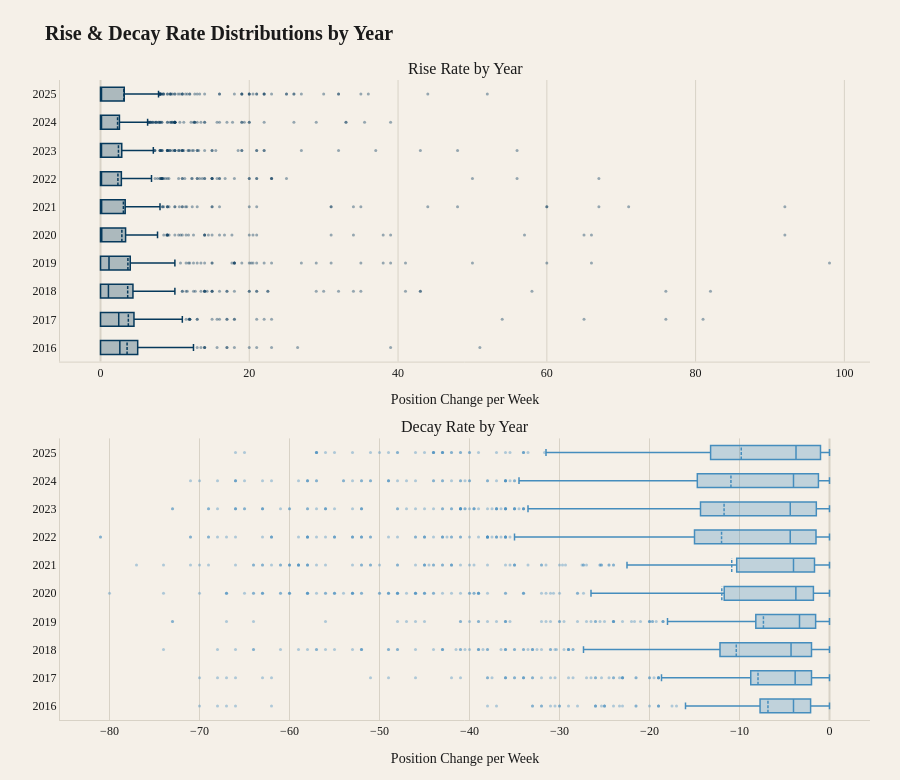

Notebook code for this chart:
### Code cell
def plot_yearly_boxplots(time_df):
    years = sorted(time_df['year'].unique())

    fig = make_subplots(
        rows=2, cols=1,
        shared_xaxes=False,
        vertical_spacing=0.12,
        subplot_titles=["Rise Rate by Year", "Decay Rate by Year"],
    )

    for year in years:
        mask = (time_df['year'] == year)

        for col_name, row, color, fill in [
            ('rise_rate',  1, '#06395b', 'rgba(6, 57, 91, 0.3)'),
            ('decay_rate', 2, "#458dbd", 'rgba(69, 141, 189, 0.3)'),
        ]:
            

            fig.add_trace(go.Box(
                x=time_df.loc[mask, col_name],
                y=time_df.loc[mask, 'year'].astype(str),
                name=str(year).strip(".0"),
                orientation='h',
                line=dict(color=color, width=1.5),
                fillcolor=fill,
                marker=dict(
                    color=color,
                    size=3,
                    opacity=0.4,
                    outliercolor=color,
                ),
                boxmean=True,        
                boxpoints='outliers',
                showlegend=False,
                hoverinfo='x',
            ), row=row, col=1)

            

    fig.update_layout(
        boxmode='overlay',
        width=900,
        height=780,
        title=dict(
            text="<b>Rise & Decay Rate Distributions by Year</b>",
            font=dict(family="Playfair Display, serif", size=20, color="#1a1a1a"),
        ),
        plot_bgcolor="#f5f0e8",
        paper_bgcolor="#f5f0e8",
        font=dict(family="Playfair Display, serif", color="#1a1a1a"),
        margin=dict(t=80, r=30, b=60, l=60),
        hoverlabel=dict(
            bgcolor="#1a1a1a",
            bordercolor="#1a1a1a",
            font=dict(family="Source Sans 3, sans-serif", size=11, color="#f5f0e8"),
        ),
    )

    for row in [1, 2]:
        fig.update_xaxes(
            gridcolor="#d8d2c6",
            linecolor="#d8d2c6",
            zerolinecolor="#d8d2c6",
            tickfont=dict(size=12),
            tickformat='d',
            title_text="Position Change per Week",
            row=row, col=1,
        )
        fig.update_yaxes(
            gridcolor="rgba(0,0,0,0)",
            linecolor="#d8d2c6",
            tickfont=dict(size=12),
            row=row, col=1,
        )

    return fig


fig = plot_yearly_boxplots(time_df)
fig.write_html(f"../charts/rise_decay_per_year.html", include_plotlyjs="cdn", full_html=False)
fig.show()

### Figure 1 — Plotly figure (JSON) as saved in the notebook; plotly's stock layout.template omitted (floating-point values rounded to 4 significant figures; data arrays with more than 128 entries replaced by an {"elided": "..."} marker saying what was removed)
{"data": [{"boxmean": true, "boxpoints": "outliers", "fillcolor": "rgba(6, 57, 91, 0.3)", "hoverinfo": "x", "line": {"color": "#06395b", "width": 1.5}, "marker": {"color": "#06395b", "opacity": 0.4, "outliercolor": "#06395b", "size": 3}, "name": "2016", "orientation": "h", "showlegend": false, "type": "box", "x": {"elided": "430 float values"}, "xaxis": "x", "y": {"elided": "430 str values"}, "yaxis": "y"}, {"boxmean": true, "boxpoints": "outliers", "fillcolor": "rgba(69, 141, 189, 0.3)", "hoverinfo": "x", "line": {"color": "#458dbd", "width": 1.5}, "marker": {"color": "#458dbd", "opacity": 0.4, "outliercolor": "#458dbd", "size": 3}, "name": "2016", "orientation": "h", "showlegend": false, "type": "box", "x": {"elided": "430 float values"}, "xaxis": "x2", "y": {"elided": "430 str values"}, "yaxis": "y2"}, {"boxmean": true, "boxpoints": "outliers", "fillcolor": "rgba(6, 57, 91, 0.3)", "hoverinfo": "x", "line": {"color": "#06395b", "width": 1.5}, "marker": {"color": "#06395b", "opacity": 0.4, "outliercolor": "#06395b", "size": 3}, "name": "2017", "orientation": "h", "showlegend": false, "type": "box", "x": {"elided": "434 float values"}, "xaxis": "x", "y": {"elided": "434 str values"}, "yaxis": "y"}, {"boxmean": true, "boxpoints": "outliers", "fillcolor": "rgba(69, 141, 189, 0.3)", "hoverinfo": "x", "line": {"color": "#458dbd", "width": 1.5}, "marker": {"color": "#458dbd", "opacity": 0.4, "outliercolor": "#458dbd", "size": 3}, "name": "2017", "orientation": "h", "showlegend": false, "type": "box", "x": {"elided": "434 float values"}, "xaxis": "x2", "y": {"elided": "434 str values"}, "yaxis": "y2"}, {"boxmean": true, "boxpoints": "outliers", "fillcolor": "rgba(6, 57, 91, 0.3)", "hoverinfo": "x", "line": {"color": "#06395b", "width": 1.5}, "marker": {"color": "#06395b", "opacity": 0.4, "outliercolor": "#06395b", "size": 3}, "name": "2018", "orientation": "h", "showlegend": false, "type": "box", "x": {"elided": "501 float values"}, "xaxis": "x", "y": {"elided": "501 str values"}, "yaxis": "y"}, {"boxmean": true, "boxpoints": "outliers", "fillcolor": "rgba(69, 141, 189, 0.3)", "hoverinfo": "x", "line": {"color": "#458dbd", "width": 1.5}, "marker": {"color": "#458dbd", "opacity": 0.4, "outliercolor": "#458dbd", "size": 3}, "name": "2018", "orientation": "h", "showlegend": false, "type": "box", "x": {"elided": "501 float values"}, "xaxis": "x2", "y": {"elided": "501 str values"}, "yaxis": "y2"}, {"boxmean": true, "boxpoints": "outliers", "fillcolor": "rgba(6, 57, 91, 0.3)", "hoverinfo": "x", "line": {"color": "#06395b", "width": 1.5}, "marker": {"color": "#06395b", "opacity": 0.4, "outliercolor": "#06395b", "size": 3}, "name": "2019", "orientation": "h", "showlegend": false, "type": "box", "x": {"elided": "465 float values"}, "xaxis": "x", "y": {"elided": "465 str values"}, "yaxis": "y"}, {"boxmean": true, "boxpoints": "outliers", "fillcolor": "rgba(69, 141, 189, 0.3)", "hoverinfo": "x", "line": {"color": "#458dbd", "width": 1.5}, "marker": {"color": "#458dbd", "opacity": 0.4, "outliercolor": "#458dbd", "size": 3}, "name": "2019", "orientation": "h", "showlegend": false, "type": "box", "x": {"elided": "465 float values"}, "xaxis": "x2", "y": {"elided": "465 str values"}, "yaxis": "y2"}, {"boxmean": true, "boxpoints": "outliers", "fillcolor": "rgba(6, 57, 91, 0.3)", "hoverinfo": "x", "line": {"color": "#06395b", "width": 1.5}, "marker": {"color": "#06395b", "opacity": 0.4, "outliercolor": "#06395b", "size": 3}, "name": "202", "orientation": "h", "showlegend": false, "type": "box", "x": {"elided": "493 float values"}, "xaxis": "x", "y": {"elided": "493 str values"}, "yaxis": "y"}, {"boxmean": true, "boxpoints": "outliers", "fillcolor": "rgba(69, 141, 189, 0.3)", "hoverinfo": "x", "line": {"color": "#458dbd", "width": 1.5}, "marker": {"color": "#458dbd", "opacity": 0.4, "outliercolor": "#458dbd", "size": 3}, "name": "202", "orientation": "h", "showlegend": false, "type": "box", "x": {"elided": "493 float values"}, "xaxis": "x2", "y": {"elided": "493 str values"}, "yaxis": "y2"}, {"boxmean": true, "boxpoints": "outliers", "fillcolor": "rgba(6, 57, 91, 0.3)", "hoverinfo": "x", "line": {"color": "#06395b", "width": 1.5}, "marker": {"color": "#06395b", "opacity": 0.4, "outliercolor": "#06395b", "size": 3}, "name": "2021", "orientation": "h", "showlegend": false, "type": "box", "x": {"elided": "484 float values"}, "xaxis": "x", "y": {"elided": "484 str values"}, "yaxis": "y"}, {"boxmean": true, "boxpoints": "outliers", "fillcolor": "rgba(69, 141, 189, 0.3)", "hoverinfo": "x", "line": {"color": "#458dbd", "width": 1.5}, "marker": {"color": "#458dbd", "opacity": 0.4, "outliercolor": "#458dbd", "size": 3}, "name": "2021", "orientation": "h", "showlegend": false, "type": "box", "x": {"elided": "484 float values"}, "xaxis": "x2", "y": {"elided": "484 str values"}, "yaxis": "y2"}, {"boxmean": true, "boxpoints": "outliers", "fillcolor": "rgba(6, 57, 91, 0.3)", "hoverinfo": "x", "line": {"color": "#06395b", "width": 1.5}, "marker": {"color": "#06395b", "opacity": 0.4, "outliercolor": "#06395b", "size": 3}, "name": "2022", "orientation": "h", "showlegend": false, "type": "box", "x": {"elided": "537 float values"}, "xaxis": "x", "y": {"elided": "537 str values"}, "yaxis": "y"}, {"boxmean": true, "boxpoints": "outliers", "fillcolor": "rgba(69, 141, 189, 0.3)", "hoverinfo": "x", "line": {"color": "#458dbd", "width": 1.5}, "marker": {"color": "#458dbd", "opacity": 0.4, "outliercolor": "#458dbd", "size": 3}, "name": "2022", "orientation": "h", "showlegend": false, "type": "box", "x": {"elided": "537 float values"}, "xaxis": "x2", "y": {"elided": "537 str values"}, "yaxis": "y2"}, {"boxmean": true, "boxpoints": "outliers", "fillcolor": "rgba(6, 57, 91, 0.3)", "hoverinfo": "x", "line": {"color": "#06395b", "width": 1.5}, "marker": {"color": "#06395b", "opacity": 0.4, "outliercolor": "#06395b", "size": 3}, "name": "2023", "orientation": "h", "showlegend": false, "type": "box", "x": {"elided": "542 float values"}, "xaxis": "x", "y": {"elided": "542 str values"}, "yaxis": "y"}, {"boxmean": true, "boxpoints": "outliers", "fillcolor": "rgba(69, 141, 189, 0.3)", "hoverinfo": "x", "line": {"color": "#458dbd", "width": 1.5}, "marker": {"color": "#458dbd", "opacity": 0.4, "outliercolor": "#458dbd", "size": 3}, "name": "2023", "orientation": "h", "showlegend": false, "type": "box", "x": {"elided": "542 float values"}, "xaxis": "x2", "y": {"elided": "542 str values"}, "yaxis": "y2"}, {"boxmean": true, "boxpoints": "outliers", "fillcolor": "rgba(6, 57, 91, 0.3)", "hoverinfo": "x", "line": {"color": "#06395b", "width": 1.5}, "marker": {"color": "#06395b", "opacity": 0.4, "outliercolor": "#06395b", "size": 3}, "name": "2024", "orientation": "h", "showlegend": false, "type": "box", "x": {"elided": "533 float values"}, "xaxis": "x", "y": {"elided": "533 str values"}, "yaxis": "y"}, {"boxmean": true, "boxpoints": "outliers", "fillcolor": "rgba(69, 141, 189, 0.3)", "hoverinfo": "x", "line": {"color": "#458dbd", "width": 1.5}, "marker": {"color": "#458dbd", "opacity": 0.4, "outliercolor": "#458dbd", "size": 3}, "name": "2024", "orientation": "h", "showlegend": false, "type": "box", "x": {"elided": "533 float values"}, "xaxis": "x2", "y": {"elided": "533 str values"}, "yaxis": "y2"}, {"boxmean": true, "boxpoints": "outliers", "fillcolor": "rgba(6, 57, 91, 0.3)", "hoverinfo": "x", "line": {"color": "#06395b", "width": 1.5}, "marker": {"color": "#06395b", "opacity": 0.4, "outliercolor": "#06395b", "size": 3}, "name": "2025", "orientation": "h", "showlegend": false, "type": "box", "x": {"elided": "485 float values"}, "xaxis": "x", "y": {"elided": "485 str values"}, "yaxis": "y"}, {"boxmean": true, "boxpoints": "outliers", "fillcolor": "rgba(69, 141, 189, 0.3)", "hoverinfo": "x", "line": {"color": "#458dbd", "width": 1.5}, "marker": {"color": "#458dbd", "opacity": 0.4, "outliercolor": "#458dbd", "size": 3}, "name": "2025", "orientation": "h", "showlegend": false, "type": "box", "x": {"elided": "485 float values"}, "xaxis": "x2", "y": {"elided": "485 str values"}, "yaxis": "y2"}], "layout": {"annotations": [{"font": {"size": 16}, "showarrow": false, "text": "Rise Rate by Year", "x": 0.5, "xanchor": "center", "xref": "paper", "y": 1, "yanchor": "bottom", "yref": "paper"}, {"font": {"size": 16}, "showarrow": false, "text": "Decay Rate by Year", "x": 0.5, "xanchor": "center", "xref": "paper", "y": 0.44, "yanchor": "bottom", "yref": "paper"}], "boxmode": "overlay", "font": {"color": "#1a1a1a", "family": "Playfair Display, serif"}, "height": 780, "hoverlabel": {"bgcolor": "#1a1a1a", "bordercolor": "#1a1a1a", "font": {"color": "#f5f0e8", "family": "Source Sans 3, sans-serif", "size": 11}}, "margin": {"b": 60, "l": 60, "r": 30, "t": 80}, "paper_bgcolor": "#f5f0e8", "plot_bgcolor": "#f5f0e8", "title": {"font": {"color": "#1a1a1a", "family": "Playfair Display, serif", "size": 20}, "text": "<b>Rise & Decay Rate Distributions by Year</b>"}, "width": 900, "xaxis": {"anchor": "y", "domain": [0, 1], "gridcolor": "#d8d2c6", "linecolor": "#d8d2c6", "tickfont": {"size": 12}, "tickformat": "d", "title": {"text": "Position Change per Week"}, "zerolinecolor": "#d8d2c6"}, "xaxis2": {"anchor": "y2", "domain": [0, 1], "gridcolor": "#d8d2c6", "linecolor": "#d8d2c6", "tickfont": {"size": 12}, "tickformat": "d", "title": {"text": "Position Change per Week"}, "zerolinecolor": "#d8d2c6"}, "yaxis": {"anchor": "x", "domain": [0.56, 1], "gridcolor": "rgba(0,0,0,0)", "linecolor": "#d8d2c6", "tickfont": {"size": 12}}, "yaxis2": {"anchor": "x2", "domain": [0, 0.44], "gridcolor": "rgba(0,0,0,0)", "linecolor": "#d8d2c6", "tickfont": {"size": 12}}}}
